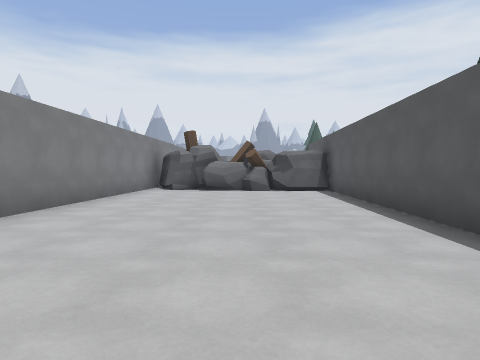
[1] (above)

24 first-person views from a walk through a 3-D level made in the Godot game engine. The camera is 1.3 m above the floor, tilts 2° down and sees 75° across. The floor is counted in squares, 2 m on a side. Each view is taken from the middle of a square. On the plan, view 1 faces up. The plan holds only what a view shows up to about 10 squares ahead; the rest is blank. The place goes on beyond the plan. Flat picture figures and markers are left out. Surface patterns are stand-ins for the level's own textures.

[2]
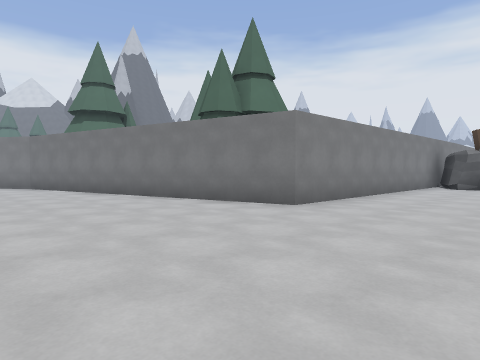

[3]
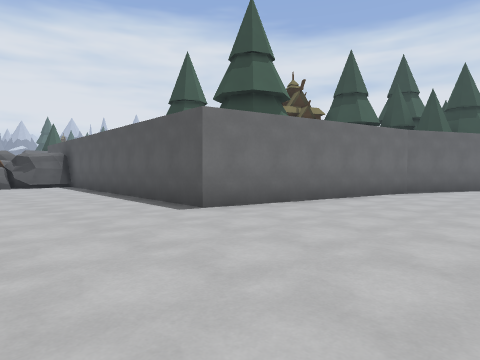

[4]
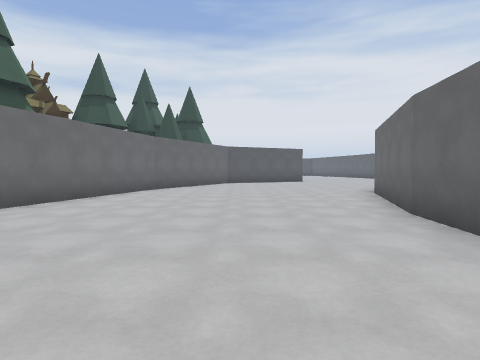

[5]
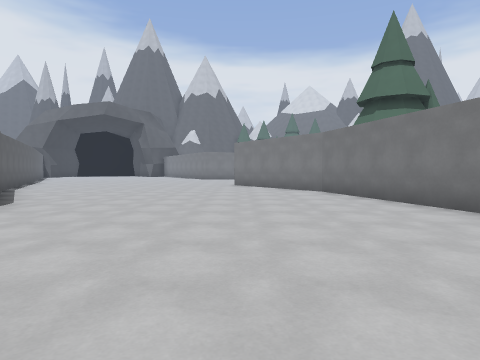

[6]
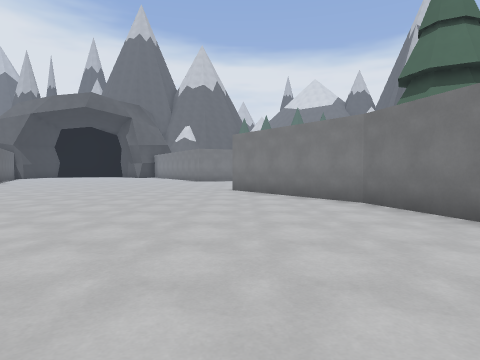

[7]
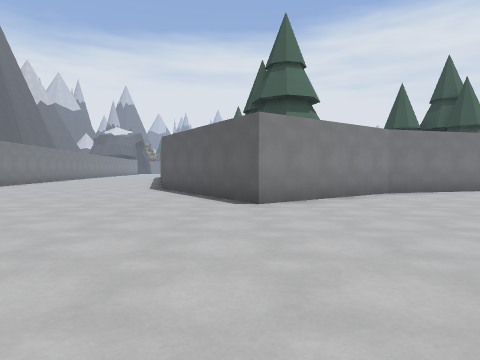

[8]
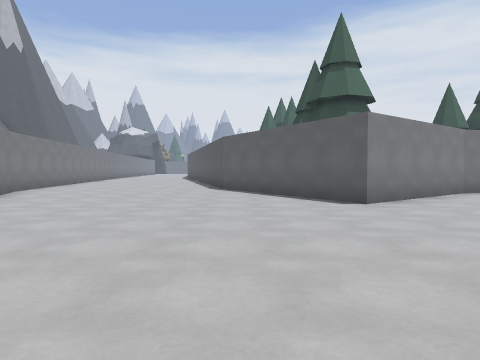

[9]
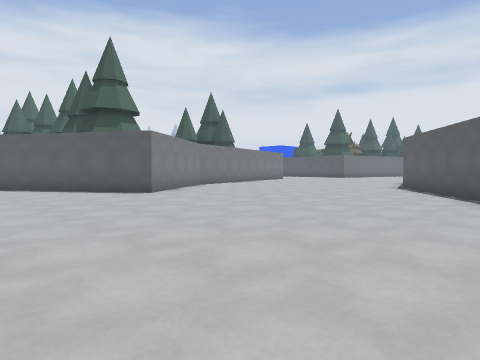

[10]
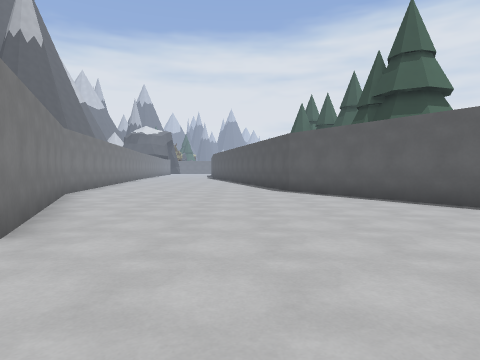

[11]
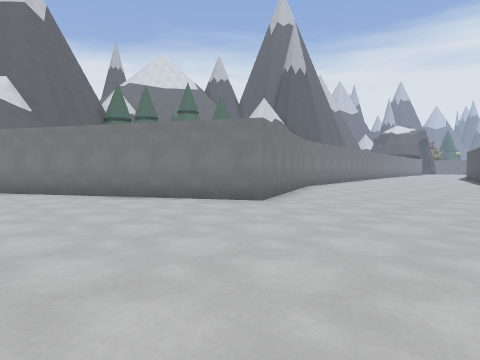

[12]
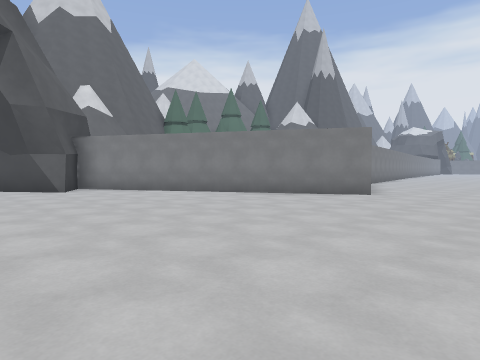

[13]
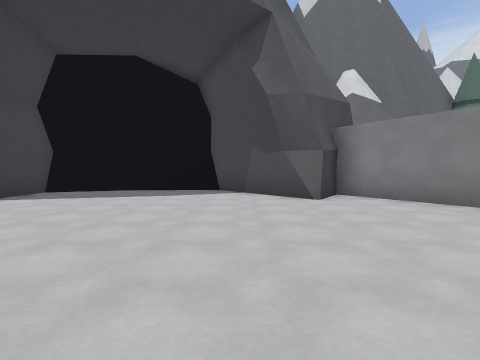

[14]
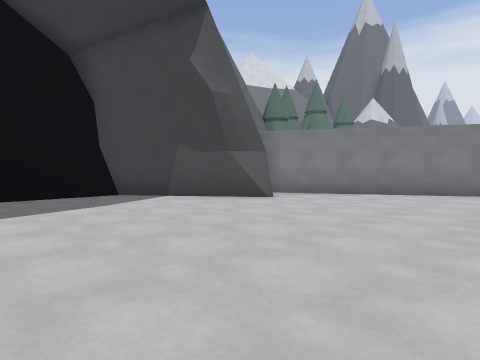

[15]
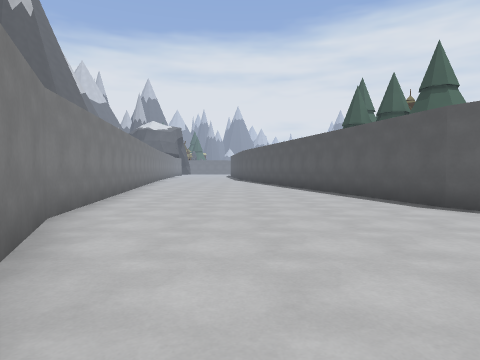

[16]
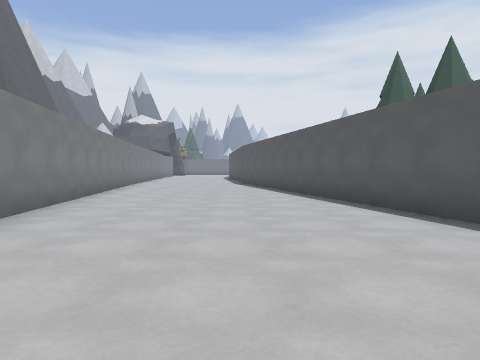

[17]
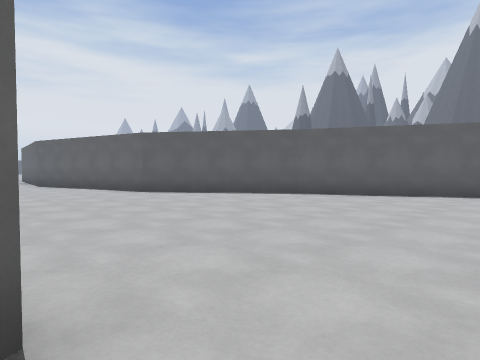

[18]
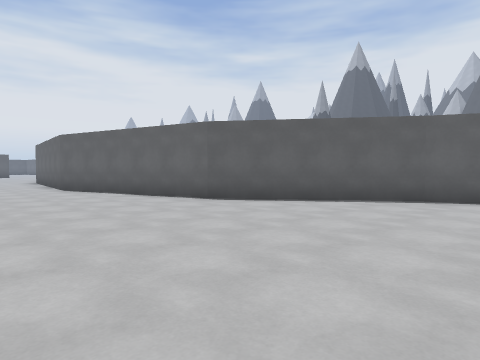

[19]
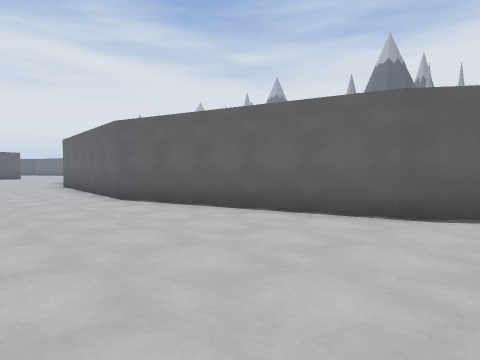

[20]
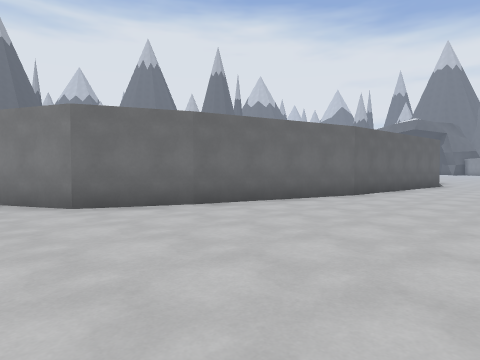

[21]
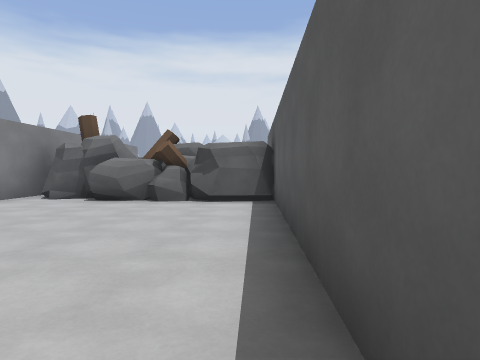

[22]
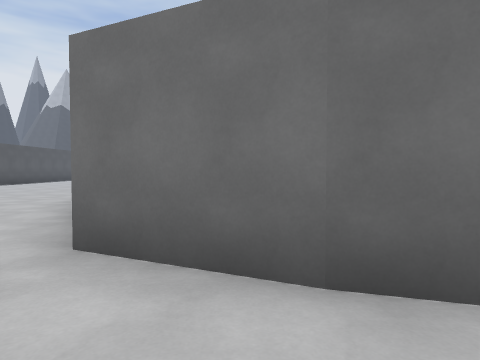

[23]
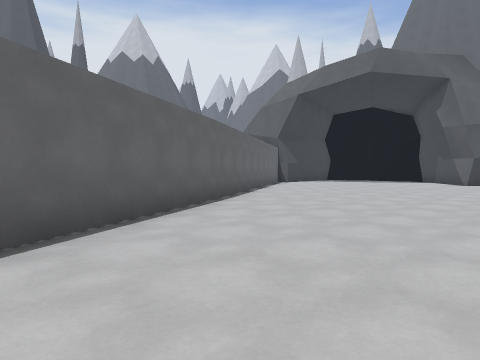

[24]
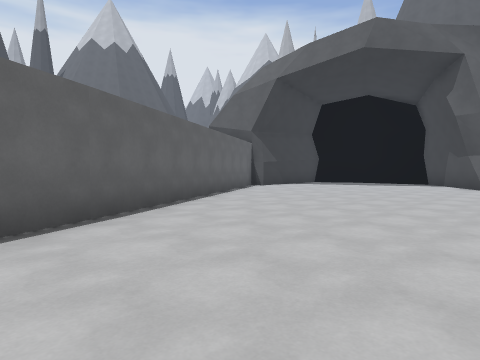

### Floor plan
Key: @ floor where view 1 was taken; # wall or solid block; x gap in a wall; . floor; v drop or lower ground.
Columns run from 32 left of view 1 to 10 right of it. Each row starts with its distance up from view 1.
 11       #....v                 ##
 10       #.....#                v######
  9       #.....#                #.....#
  8       #.....#                #.....#
  7       #.....v                #.....#
  6        #.....#               #.....#
  5        #.....#               #.....#
  4        #.....#               v.....#
  3        #.....v              #......#
  2        #......#         ###v.......#
  1        #......vv    ###v...........#####
  0         #......#   #............@......###
 -1         #.......#v#......................##
 -2          v......vv.........................
 -3          #.................................
 -4          #.................................
 -5        ##...................v###v..........
 -6       #.................v###     ####v.....
 -7     ##.................#              ##..
 -8   v#.................##                 #..
 -9   ##................#                    #.
-10  ##...............##                      .
-11 ##.............###                        x
-12 #.............#v
-13 #...........##
-14 #.........v#
-15 #........#

Positions as (right, up) in squares from view 1, and headings:
1: (0, 0), facing up
2: (0, -2), facing up-left
3: (-1, -3), facing up-right
4: (-2, -3), facing right
5: (-3, -2), facing left
6: (-6, -2), facing left
7: (-16, -8), facing up
8: (-18, -8), facing up
9: (-20, -10), facing up-right
10: (-20, -7), facing up
11: (-18, -9), facing up-left
12: (-19, -12), facing up-left
13: (-22, -11), facing left
14: (-24, -15), facing up-left
15: (-22, -3), facing up
16: (-22, 1), facing up
17: (-17, -2), facing down-right
18: (-14, -2), facing down-right
19: (-10, -2), facing down-right
20: (10, -2), facing down-left
21: (2, 3), facing up
22: (7, -5), facing down
23: (-14, -7), facing down-left
24: (-17, -8), facing down-left
